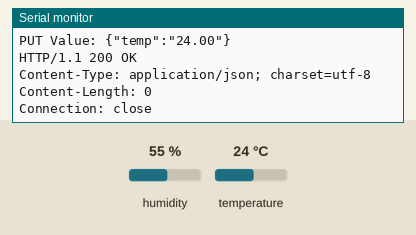
Simulated run of this sketch. Board: ESP8266 (NodeMCU). Shown: the last lines printed to the serial monitor. The test bench sets the inputs (shaded band); at power-on: humidity 55 %, temperature 24 °C. WiFi joins after 1.5 s; servers stay silent unless stated; uploads are accepted with an empty reply.

Above: at 2.7 s.
2.8 s: humidity set to 22 %
At 2.95 s:
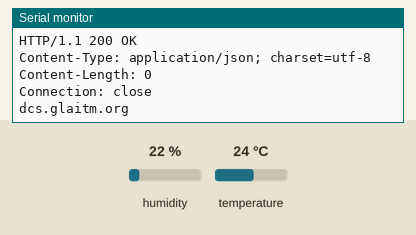
10.3 s: temperature set to 12 °C
At 16.81 s:
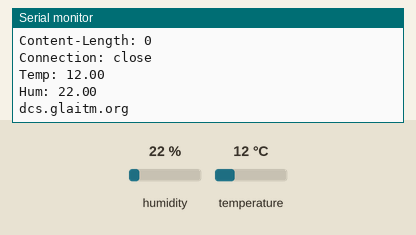
17.8 s: humidity set to 40 %
At 24.38 s:
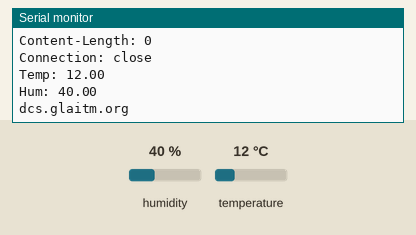
Timing chart, 0 to 25.9 s (numbered marks = the images above; inputs shaded):
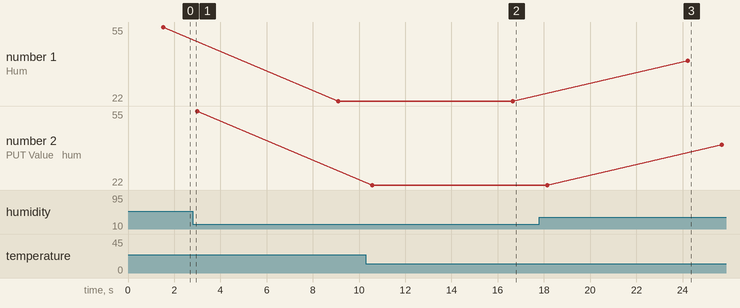

Measured:
- after the input at 10.3 s, the serial monitor: prints a new line after 6.4 s (image 2)
- after the input at 17.8 s, the serial monitor: prints a new line after 6.4 s (image 3)
- plotted number 1: 55 → 22 after the input at 2.8 s, 22 → 40 after the input at 17.8 s
- plotted number 2: 22 → 40 after the input at 17.8 s

The sketch:

DHT_THINGWORX_ESP8266.ino
```cpp
#include <ESP8266WiFi.h>
#include <DHT.h>
#include <Adafruit_Sensor.h>
WiFiClient client;

#define DHT_PIN 5
#define DHT_TYPE DHT11

DHT DHT11_INTERFACE(DHT_PIN, DHT_TYPE);
float temp = 0;
float hum = 0 ;

const char* ssid = "SPIKE";
const char* password = "Spike@1234";
const char* host = "dcs.glaitm.org";
const int httpsPort = 7080;

const char Thing[] = "Mohd_Ajlal-L-2215000600-thing";
const char Property1[] = "temp";
const char Property2[] = "hum";

void Put(String ThingName, String ThingProperty, String Value)
  {

    Serial.println(host);
  if (!client.connect(host, httpsPort))
 {
    Serial.println("connection failed");
    return;
  } else

 {
    Serial.println("Connected to ThingWorx.");
  }
  String url = "/Thingworx/Things/" + ThingName + "/Properties/" + ThingProperty;
  Serial.print("requesting URL: ");
  Serial.println(url);

  String strPUTReqVal = "{\"" + ThingProperty + "\":\"" + Value + "\"}";
  Serial.print("PUT Value: ");
  Serial.println(strPUTReqVal);

  client.print(String("PUT ") + url + " HTTP/1.1\r\n" +
               "Host: " + host + "\r\n" +
               "appKey: b7929102-dfec-49ab-ac69-f8f86211e9b1" + "\r\n" +
               "x-thingworx-session: false" + "\r\n" +
               "Accept: application/json" + "\r\n" +
               "Connection: close" + "\r\n" +
               "Content-Type: application/json" + "\r\n" +
               "Content-Length: " + String(strPUTReqVal.length()) + "\r\n\r\n" +
               strPUTReqVal + "\r\n\r\n");

  while (client.connected())
{
    String line = client.readStringUntil('\r');
    Serial.print(line);
  }
  client.stop();
}

void setup()
{

  Serial.begin(115200);
  Serial.println();
  Serial.print("connecting to ");
  Serial.println(ssid);
  WiFi.begin(ssid, password);
  while (WiFi.status() != WL_CONNECTED)
 {
    delay(500);
    Serial.print(".");
  }
  Serial.println("");
  Serial.println("WiFi connected");
  Serial.println("IP address: ");
  Serial.println(WiFi.localIP());

}

void loop()
{
  temp = DHT11_INTERFACE.readTemperature();
  hum = DHT11_INTERFACE.readHumidity();

  String strHum = String(hum);
  String strTemp = String(temp);
  Serial.print("Temp: ");
  Serial.println(strTemp);
  Serial.print("Hum: ");
  Serial.println(strHum);

  Put(Thing,Property1,strTemp);
  Put(Thing,Property2,strHum);


  delay(5000);
}
```
